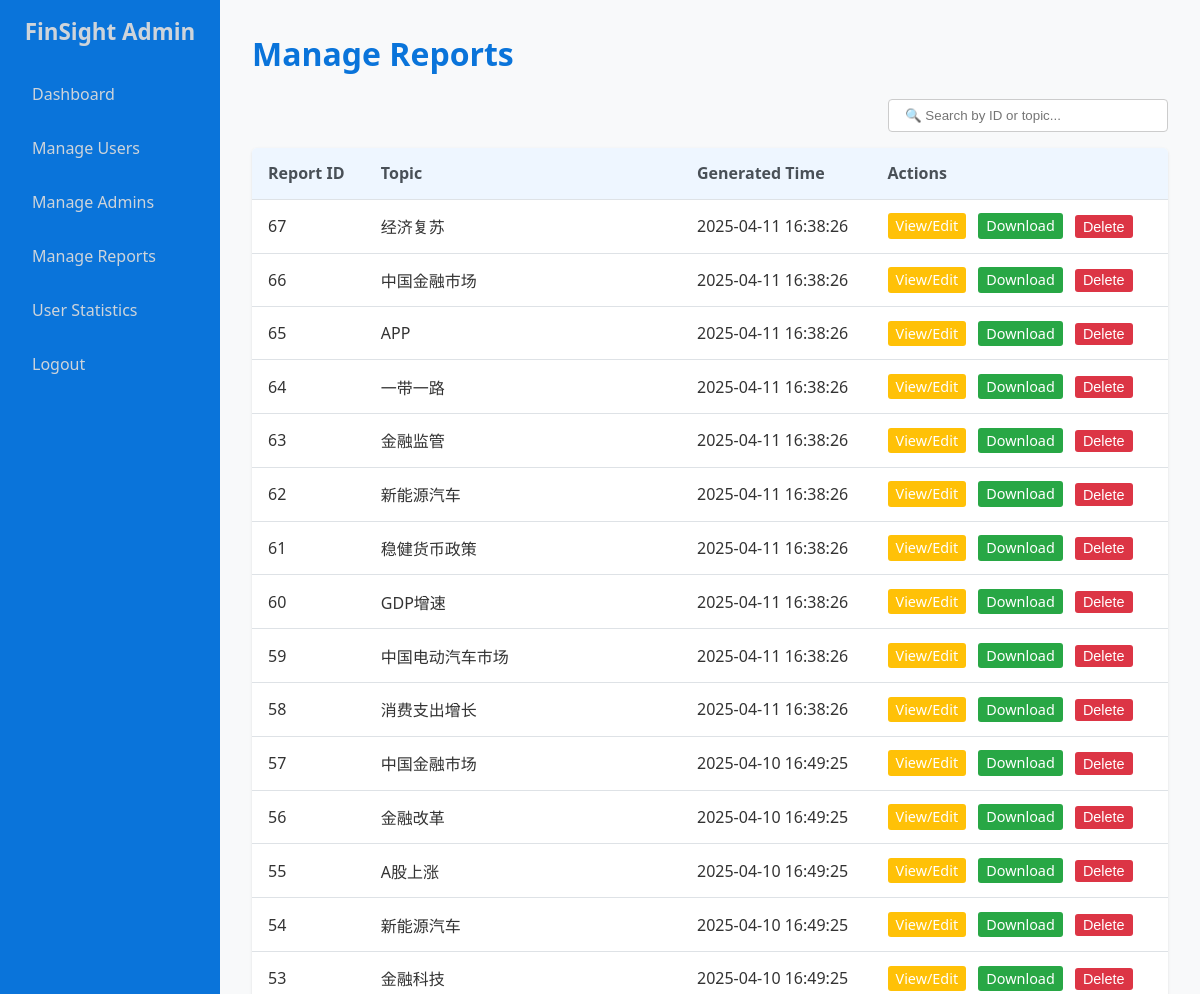
The page /admin_manage_reports.php (signed in, upper part) on the database as committed earlier.
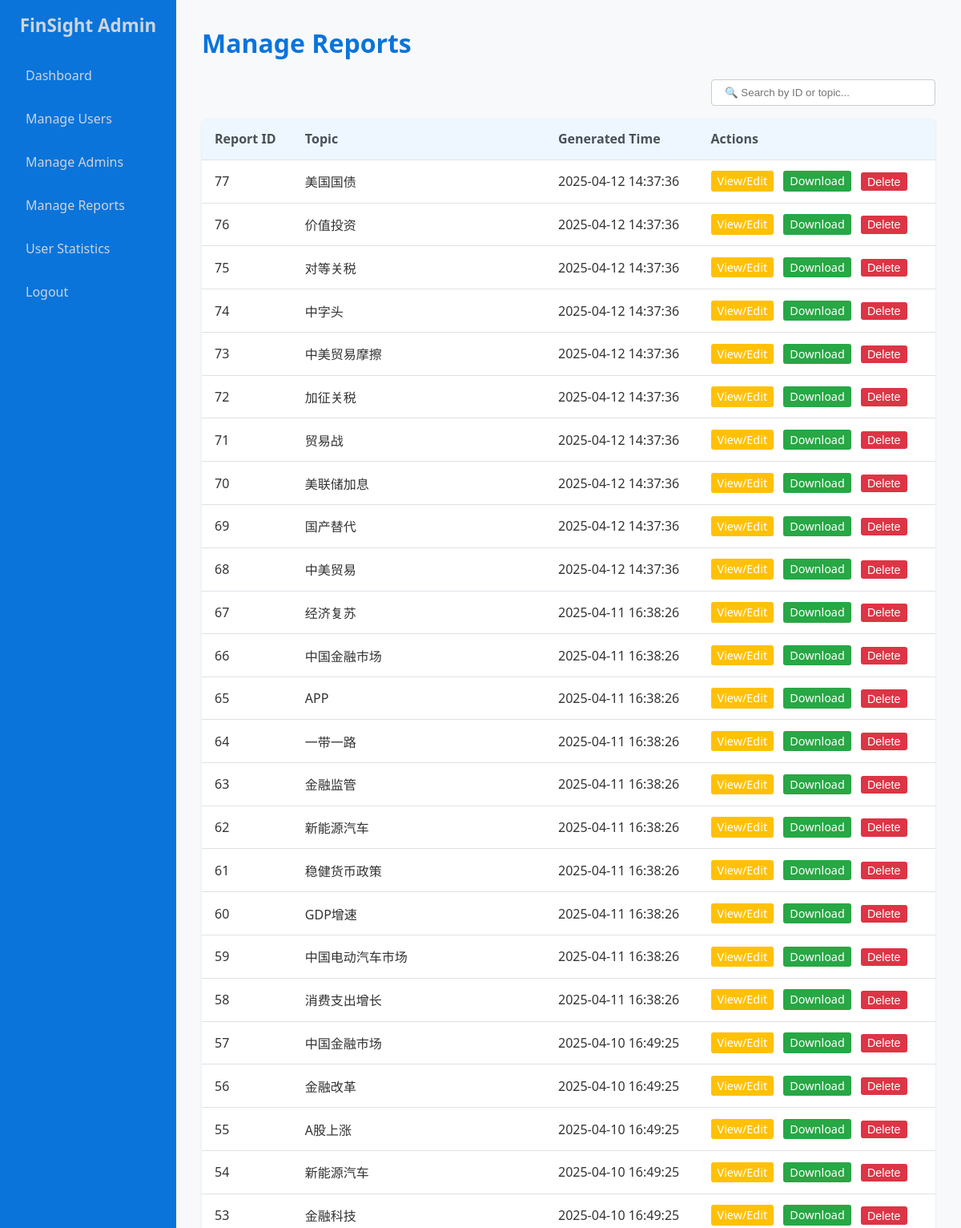
The same page on the database as committed later.
### tables this page shows
CREATE TABLE `report_file` (
  `Report_ID` int(11) NOT NULL,
  `Generated_Time` datetime NOT NULL,
  `Topic` varchar(255) DEFAULT NULL,
  `Batch_Identifier` varchar(50) DEFAULT NULL,
  `Report_Content` longtext DEFAULT NULL
);

### admin_manage_reports.php (the view, shortened to what this page needs)
<?php
require_once 'admin_header.php';
require_once 'admin_db_connect.php';
$reports = [];
$sql = "SELECT Report_ID, Topic, Generated_Time FROM report_file ORDER BY Report_ID DESC";
$result = $conn->query($sql);
if ($result && $result->num_rows > 0) {
    while ($row = $result->fetch_assoc()) {
        $reports[] = $row;
    }
} elseif (!$result) {
     $message = "Error fetching reports: " . $conn->error;
     $message_type = 'error';
}
?>
<h1>Manage Reports</h1>
<div style="display: flex; justify-content: flex-end; margin-bottom: 1rem;">
  <input type="text" id="reportSearch" placeholder="🔍 Search by ID or topic..." style="padding: 0.5rem 1rem; border-radius: 4px; border: 1px solid #ccc; width: 280px;">
</div>
<table>
    <thead>
        <tr>
            <th>Report ID</th>
            <th>Topic</th>
            <th>Generated Time</th>
            <th>Actions</th>
        </tr>
    </thead>
    <tbody>
        <?php if (!empty($reports)): ?>
            <?php foreach ($reports as $report): ?>
                <tr>
                    <td><?php echo htmlspecialchars($report['Report_ID']); ?></td>
                    <td><?php echo htmlspecialchars($report['Topic'] ?? '—'); ?></td>
                    <td><?php echo date('Y-m-d H:i:s', strtotime($report['Generated_Time'])); ?></td>
                    <td>
                        <a href="admin_edit_report.php?id=<?php echo $report['Report_ID']; ?>" class="edit-btn">View/Edit</a>
                        <a href="admin_download_report.php?id=<?php echo $report['Report_ID']; ?>" class="download-btn" target="_blank">Download</a>
                         <form action="admin_manage_reports.php" method="post" style="display: inline;" onsubmit="return confirm('Are you sure you want to delete Report ID <?php echo $report['Report_ID']; ?>?');">
                            <button type="submit" name="delete_report" class="delete-btn">Delete</button>
                        </form>
                    </td>
                </tr>
            <?php endforeach; ?>
        <?php else: ?>
            <tr>
                <td colspan="3">No reports found.</td>
            </tr>
        <?php endif; ?>
    </tbody>
</table>
<?php require_once 'admin_footer.php'; ?>

Rows that differ between the two databases and show on the page:
added report_file: Report_ID "77", Topic "美国国债", Generated_Time "2025-04-12 14:37:36"
added report_file: Report_ID "76", Topic "价值投资", Generated_Time "2025-04-12 14:37:36"
added report_file: Report_ID "75", Topic "对等关税", Generated_Time "2025-04-12 14:37:36"
added report_file: Report_ID "74", Topic "中字头", Generated_Time "2025-04-12 14:37:36"
added report_file: Report_ID "73", Topic "中美贸易摩擦", Generated_Time "2025-04-12 14:37:36"
added report_file: Report_ID "72", Topic "加征关税", Generated_Time "2025-04-12 14:37:36"
added report_file: Report_ID "71", Topic "贸易战", Generated_Time "2025-04-12 14:37:36"
added report_file: Report_ID "70", Topic "美联储加息", Generated_Time "2025-04-12 14:37:36"
added report_file: Report_ID "69", Topic "国产替代", Generated_Time "2025-04-12 14:37:36"
added report_file: Report_ID "68", Topic "中美贸易", Generated_Time "2025-04-12 14:37:36"
